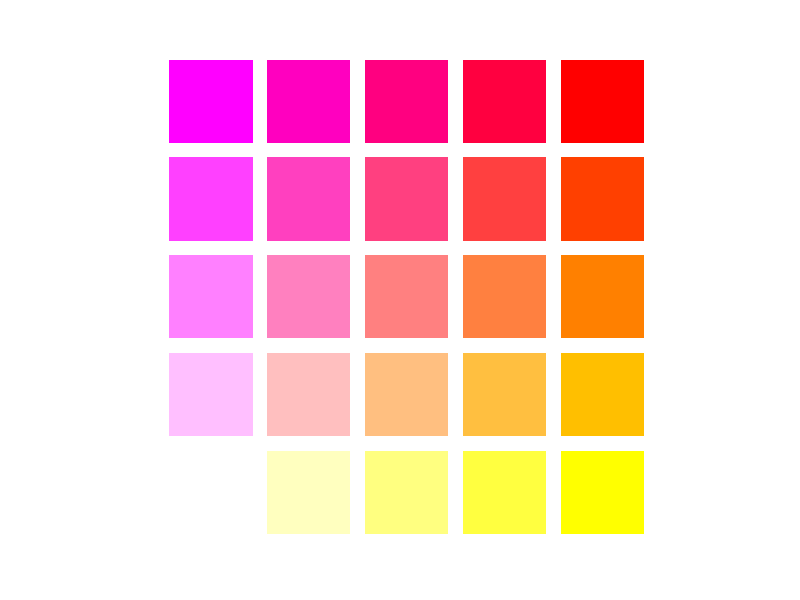

This figure's MATLAB source:
function [rgb_out, data_out, data_rgb_out, ticks, stmp] = colorcubes(n, w, inData, plotSwitch, limits, ax, cmapIn, mapData)
% Creates a cube of cubes in the RGB color space.
%   COLORCUBES, with no arguments, shows 5^3 = 125 cubes with
%      colors equally spaced in the RGB color space.
%   COLORCUBES(n) shows n-by-n-by-n colors.
%   COLORCUBES(2) shows 8 colors: R, G, B, C, M, Y, W, K (black).
%   COLORCUBES(n,w) uses cubes of width w.  Default is w = 0.85.
%   Rotate the cube with the mouse or arrow keys.
%
%   [rgb_out] contains 3d matrix with each coordinate corresponding to a cube
%   within colorcube. 4th dimension contains the r,g,b data. 
%
%   COLORCUBES(n,w,inData) maps m x 3 inData matrix onto rgb_out. Each col
%   corresponds to a dimension of data being mapped onto colorcube.
%   [data_out] is m x 3 output containing the closest coordinate in
%   colorcube for each of the three dimensions. Data will be mapped onto
%   each dimension of cube by linearly spacing values in each inData column
%   between its min and max using as many bins as there are cubes within a
%   face (i.e., your n parameter). [data_rgb_out] contains the direct r g b
%   data for each datapoint m.
%
%   Copyright 2016 The MathWorks, Inc.
%   Mapping data onto colorcube added by Alex Teghipco

    if nargin < 1, n = 5; end
    if nargin < 2, w = 0.85; end
    if nargin < 3, inData = []; end
    if nargin < 4, plotSwitch = 'true'; end
    if nargin < 5, limits = []; end    
    if nargin < 6, ax = []; end
    if nargin < 7, cmapIn = []; end
    if nargin < 8, mapData = 'no'; end

    if isempty(limits) & strcmpi(mapData,'yes')
        limits(1,1) = min(inData(:,1));
        limits(2,1) = max(inData(:,1));
        limits(1,2) = min(inData(:,2));
        limits(2,2) = max(inData(:,2));
        limits(1,3) = min(inData(:,3));
        limits(2,3) = max(inData(:,3));
    end
    
    if strcmp(plotSwitch,'true')
        if isempty(ax)
            initgraphics(n)
        end
    end
    [x,y,z] = cube(w);
    m = n-1;
    
    % this is for colorcube
    iLen = m:-1:0;
    jLen = m:-1:0;
    kLen = m:-1:0;

    r_out = zeros([length(iLen),length(jLen),length(kLen)]);
    
    for i = iLen
        for j = jLen
            for k = kLen
                if isempty(cmapIn)
                    r = k/m;
                    r_out(i+1,j+1,k+1) = r;
                    g = 1-j/m;
                    g_out(i+1,j+1,k+1) = g;
                    b = 1-i/m;
                    b_out(i+1,j+1,k+1) = b;
                else
                    r = cmapIn(i+1,j+1,k+1,1);
                    g = cmapIn(i+1,j+1,k+1,2);
                    b = cmapIn(i+1,j+1,k+1,3);
                end
                switch plotSwitch
                    case 'true'
                        if ~isempty(ax)
                            stmp{i+1,j+1,k+1} = surface(ax,i+x,j+y,k+z, ...
                                'facecolor',[r g b], ...
                                'facelighting','gouraud','EdgeAlpha',0);
                        else
                            stmp{i+1,j+1,k+1} = surface(i+x,j+y,k+z, ...
                                'facecolor',[r g b], ...
                                'facelighting','gouraud','EdgeAlpha',0);
                        end
                        drawnow
                end
            end %k
        end %j
    end %i
    
    if ~strcmpi(plotSwitch,'true')
        stmp = [];
    end
    
    % combine
    if isempty(cmapIn)
        rgb_out = cat(4, r_out, g_out, b_out);
    else
        rgb_out = cmapIn;
    end
    
    % now we will map the data you provided onto your colorcube
    % first create a linear scale for each of your 3 coordinates that is
    % the length of your cube. These are your 3d bins.
    if strcmpi(mapData,'yes')
        if size(limits,1) == 1
            limits = [limits; limits; limits];
        end
        
        xLinSpace = linspace(limits(1,1),limits(2,1),n);
        yLinSpace = linspace(limits(1,2),limits(2,2),n);
        zLinSpace = linspace(limits(1,3),limits(2,3),n);
        
        ticks(:,1) = xLinSpace;
        ticks(:,2) = yLinSpace;
        ticks(:,3) = zLinSpace;
        
        idx1 = xLinSpace >= inData(:,1);
        [~,idx1] = max(idx1,[],2);
        xbin = find(idx1 == 0);
        if ~isempty(xbin)
            for i = 1:length(xbin)
                if inData(xbin(i),1) > limits(2,1)
                    idx1(xbin(i)) = length(xLinSpace);
                elseif inData(xbin(i),1) < limits(1,1)
                    idx1(xbin(i)) = 1;
                end
            end
        end
        
        idx2 = yLinSpace >= inData(:,2);
        [~,idx2] = max(idx2,[],2);
        ybin = find(idx2 == 0);
        if ~isempty(ybin)
            for i = 1:length(ybin)
                if inData(ybin(i),2) > limits(2,2)
                    idx2(ybin(i)) = length(yLinSpace);
                elseif inData(ybin(i),2) < limits(1,2)
                    idx2(ybin(i)) = 1;
                end
            end
        end
        
        idx3 = zLinSpace >= inData(:,3);
        [~,idx3] = max(idx3,[],2);
        zbin = find(idx3 == 0);
        if ~isempty(zbin)
            for i = 1:length(zbin)
                if inData(zbin(i),3) > limits(2,3)
                    idx3(zbin(i)) = length(zLinSpace);
                elseif inData(zbin(i),3) < limits(1,3)
                    idx3(zbin(i)) = 1;
                end
            end
        end
        
        
        for i = 1:length(inData)
            data_rgb_out(i,:) = rgb_out(idx1(i),idx2(i),idx3(i),:);
        end
    else
        data_out = [];
        data_rgb_out = [];
        ticks = [];
    end
    
    
    % ------------------------
    
    % INITGRAPHCS  Inialize the colorcubes axis.
    %   INITGRAPHICS(n) for n-by-n-by-n display.

    function initgraphics(n)
       clf reset
       shg
       set(gcf,'color','white')
       axis([0 n 0 n 0 n]);
       axis off
       axis vis3d
       rotate3d on
    end %initgraphics

    function [x,y,z] = cube(w)
    % CUBE  Coordinates of the faces of a cube.
    %   [x,y,z] = cube(w); surface(x,y,z)
    %   plots a cube of with w.

       u = [0 0; 0 0; w w; w w];
       v = [0 w; 0 w; 0 w; 0 w];
       z = [w w; 0 0; 0 0; w w];
       s = [nan nan]; 
       x = [u; s; v];
       y = [v; s; u];
       z = [z; s; w-z];
    end %cube

end % colorcubes